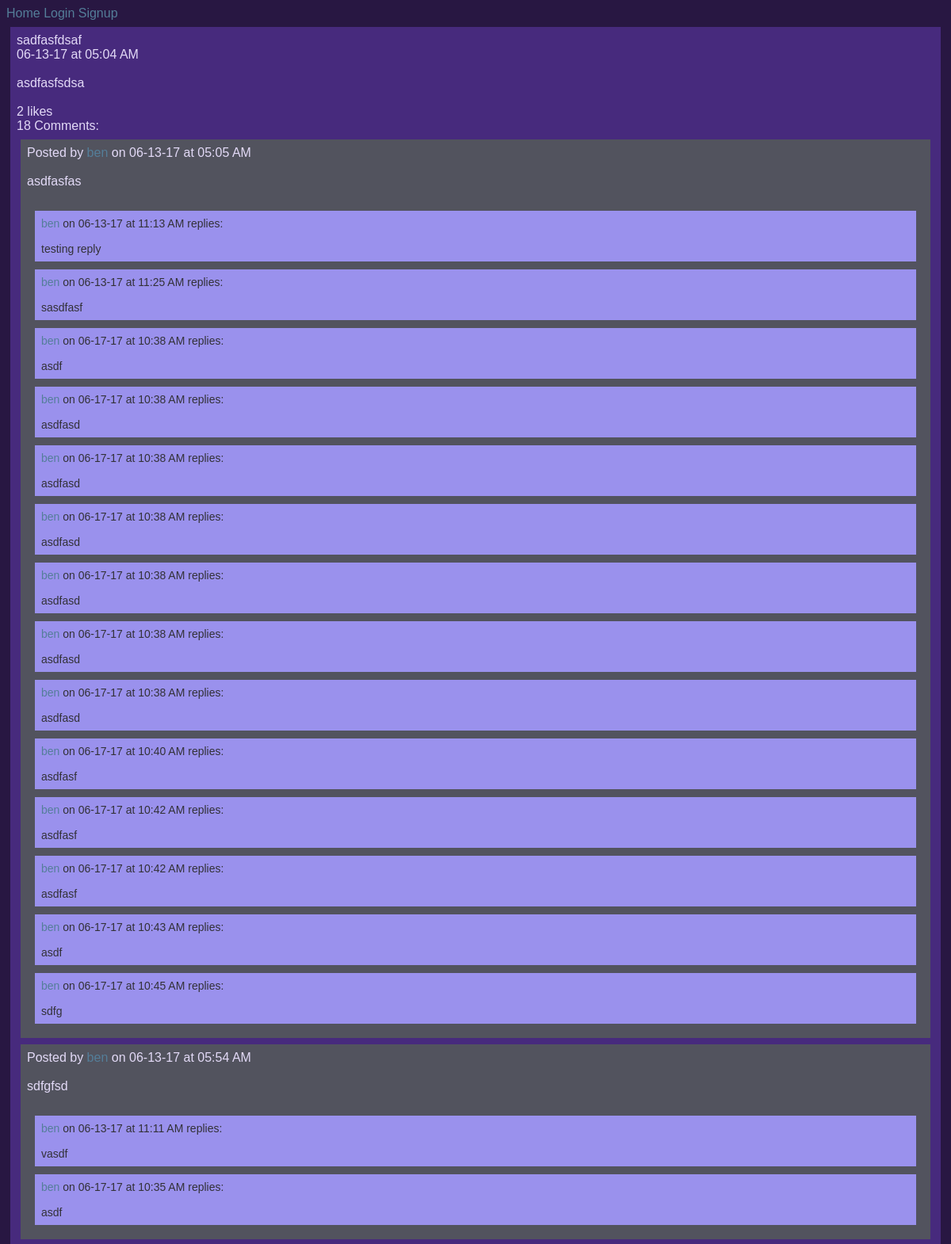
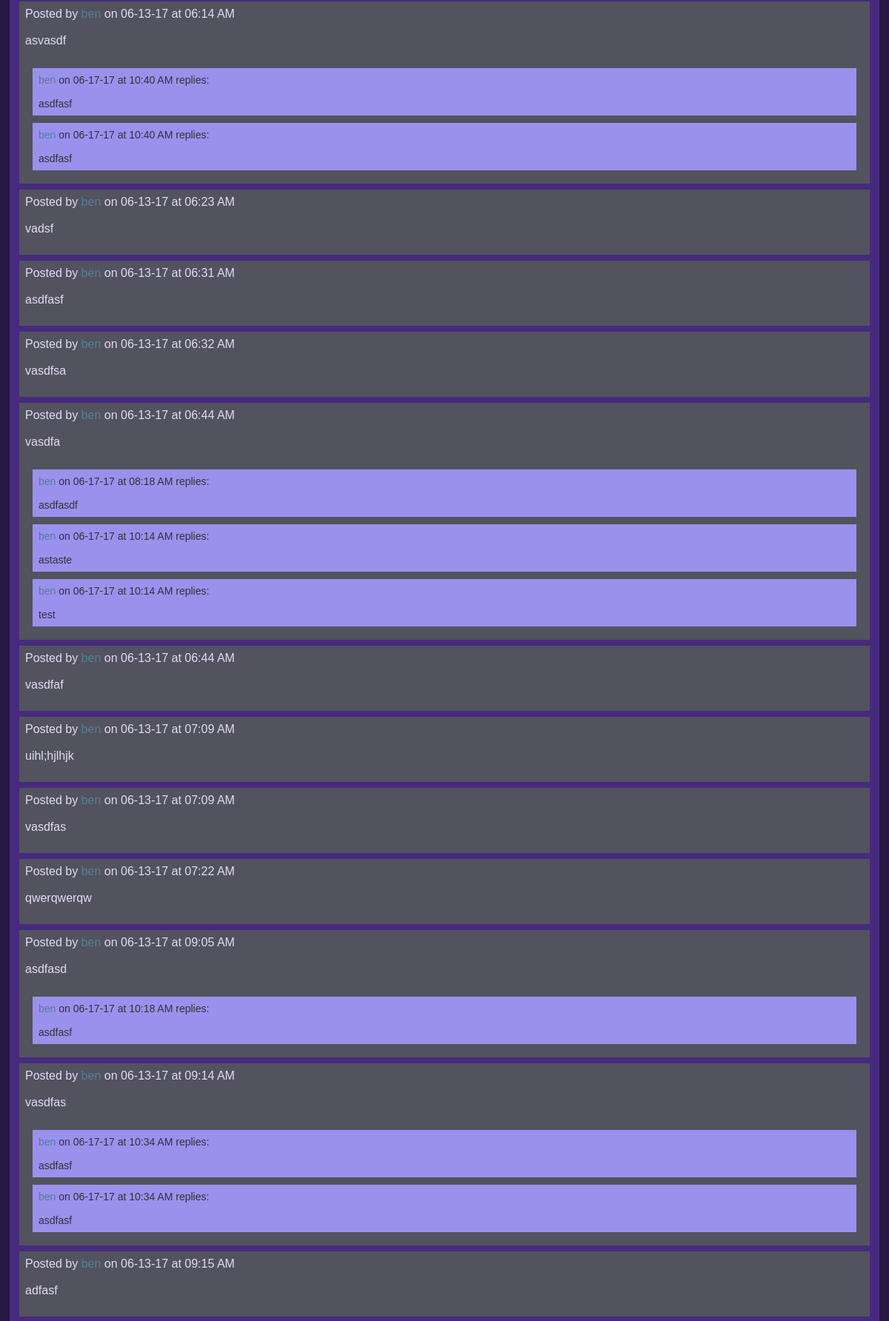
The app's page /ben/posts/29/ (upper part) with its own data (2 pictures, top to bottom).
### posts/models.py (models this page shows)
class Post(models.Model):
        title = models.CharField(max_length=100)
        pub_date = models.DateTimeField('date published', auto_now_add=True)
        body = models.TextField()
        user = models.ForeignKey(User, on_delete=models.CASCADE, null=True)
        def utc_to_local(self, utc_datetime):
	        return utc_datetime.astimezone(tz=None)
        def __str__(self):
	        date = self.utc_to_local(self.pub_date).strftime('%m-%d-%y')
	        time = self.utc_to_local(self.pub_date).strftime('%I:%M %p')
	        return '%s at %s \n\n %s \n\n' % (date, time, self.body)

### comments/models.py (models this page shows)
class Comment(models.Model):
    body = models.TextField()
    pub_date = models.DateTimeField('date published', auto_now_add=True)
    post = models.ForeignKey(Post, on_delete=models.CASCADE)
    user = models.ForeignKey(User, on_delete=models.CASCADE)
    def utc_to_local(self, utc_datetime):
        return utc_datetime.astimezone(tz=None)
    def __str__(self):
        date = self.utc_to_local(self.pub_date).strftime('%m-%d-%y')
        time = self.utc_to_local(self.pub_date).strftime('%I:%M %p')
        return '%s at %s \n\n %s \n\n' % (date, time, self.body)

class Reply(models.Model):
    body = models.TextField()
    pub_date = models.DateTimeField('date published', auto_now_add=True)
    comment = models.ForeignKey(Comment, on_delete=models.CASCADE)
    user = models.ForeignKey(User, on_delete=models.CASCADE)
    def utc_to_local(self, utc_datetime):
        return utc_datetime.astimezone(tz=None)
    def __str__(self):
        date = self.utc_to_local(self.pub_date).strftime('%m-%d-%y')
        time = self.utc_to_local(self.pub_date).strftime('%I:%M %p')
        return '%s at %s replies: \n\n %s \n' % (date, time, self.body)

### posts/views.py (the view)
# urls.py: url(r'^(?P<post_number>\d+)/$', views.displayPost, name='display-post'),
def displayPost(request, username, post_number):
    post = Post.objects.get(user=User.objects.get(username=username), id=post_number)
    comments = Comment.objects.filter(post=post)
    if request.method == "POST":
        comment_text = request.POST.get('the_comment')
        comment = Comment(body=comment_text, post=post, user=request.user)
        comment.save()
        user = request.user.username
        num_comments = post.comment_set.count()
        response_data = {
        'comment': str(comment),
        'comment_id': comment.id,
        'user':user,
        'comment_count': num_comments
        }
        return JsonResponse(response_data)
    else:
        comment_form = CommentForm()
        reply_form = ReplyForm()
    num_comments = post.comment_set.count()
    context = {
        'post': post,
        'comments':comments,
        'num_comments':num_comments,
        'comment_form': comment_form,
        'reply_form': reply_form # not initially in template. generated via ajax call if user clicks on reply link.
    }
    return render(request, 'posts/single_post.html', context)

### posts/templatetags/likes_features.py (called while the page is built)
@register.simple_tag
def like_text(count):
	if count == 1:
		return str(count) + " like"
	else:
		return str(count) + " likes"

@register.simple_tag
def comment_text(count):
	if count == 1:
		return str(count) + " Comment"
	else:
		return str(count) + " Comments"

### posts/templates/posts/single_post.html (shortened to what this page needs)
{% extends 'Blog/base.html' %}
{% load likes_features %}
{% block content %}
<div class="post">
{{ post.title|linebreaksbr }}<br>
{{ post|linebreaksbr }}
<span class="likes" id="like-{{ post.id }}">
{% like_text post.like_set.count %}
</span>
	<div id="comment-section">
	<span id="comment-count">{% comment_text post.comment_set.count %}:</span><br>
	{% for comment in comments %}
		<div class="comment">
		Posted by <a href="{% url 'posts:index' comment.user %}">{{ comment.user }}</a> on
		{{ comment|linebreaksbr }}
			<div id="reply-section">
				<div id="reply-append-{{ comment.id }}">
					{% for reply in comment.reply_set.all %}
					<div class='reply'>
							<a href="{% url 'posts:index' reply.user %}">{{ reply.user }}</a> on
						{{ reply|linebreaksbr }}
					</div>
					{% endfor %}
				</div>
				</div>
			</div>
	{% endfor %}
	</div>
</div>
{% endblock content %}

### static/Blog/site.css (style rules this page uses)
a:link { text-decoration: none; color: #547E99; }
body { color: #E3DAF7; background-color: #281742; font-family: Arial, Georgia, serif; }
.post { background-color: #472A7D; padding: 8px; margin: 8px 5px; }
.comment { background-color: #52535E; padding: 8px; margin: 8px 5px; }
.reply { color: #323137; font-size: 14px; background-color: #9A91ED; padding: 8px; margin: 10px; }

### records on screen
Post: title "sadfasfdsaf", pub_date+body "06-13-17 at 05:04 AM asdfasfsdsa", id "2 likes", id "18 Comments"
Comment: user "ben", pub_date+body "06-13-17 at 05:05 AM asdfasfas"
Reply: user "ben", pub_date+body "06-13-17 at 11:13 AM replies: testing reply"
Reply: user "ben", pub_date+body "06-13-17 at 11:25 AM replies: sasdfasf"
Reply: user "ben", pub_date+body "06-17-17 at 10:38 AM replies: asdf"
Reply: user "ben", pub_date+body "06-17-17 at 10:38 AM replies: asdfasd"
Reply: user "ben", pub_date+body "06-17-17 at 10:38 AM replies: asdfasd"
Reply: user "ben", pub_date+body "06-17-17 at 10:38 AM replies: asdfasd"
Reply: user "ben", pub_date+body "06-17-17 at 10:38 AM replies: asdfasd"
Reply: user "ben", pub_date+body "06-17-17 at 10:38 AM replies: asdfasd"
Reply: user "ben", pub_date+body "06-17-17 at 10:38 AM replies: asdfasd"
Reply: user "ben", pub_date+body "06-17-17 at 10:40 AM replies: asdfasf"
Reply: user "ben", pub_date+body "06-17-17 at 10:42 AM replies: asdfasf"
Reply: user "ben", pub_date+body "06-17-17 at 10:42 AM replies: asdfasf"
Reply: user "ben", pub_date+body "06-17-17 at 10:43 AM replies: asdf"
Reply: user "ben", pub_date+body "06-17-17 at 10:45 AM replies: sdfg"
Comment: user "ben", pub_date+body "06-13-17 at 05:54 AM sdfgfsd"
Reply: user "ben", pub_date+body "06-13-17 at 11:11 AM replies: vasdf"
Reply: user "ben", pub_date+body "06-17-17 at 10:35 AM replies: asdf"
Comment: user "ben", pub_date+body "06-13-17 at 06:14 AM asvasdf"
Reply: user "ben", pub_date+body "06-17-17 at 10:40 AM replies: asdfasf"
Reply: user "ben", pub_date+body "06-17-17 at 10:40 AM replies: asdfasf"
Comment: user "ben", pub_date+body "06-13-17 at 06:23 AM vadsf"
Comment: user "ben", pub_date+body "06-13-17 at 06:31 AM asdfasf"
Comment: user "ben", pub_date+body "06-13-17 at 06:32 AM vasdfsa"
Comment: user "ben", pub_date+body "06-13-17 at 06:44 AM vasdfa"
Reply: user "ben", pub_date+body "06-17-17 at 08:18 AM replies: asdfasdf"
Reply: user "ben", pub_date+body "06-17-17 at 10:14 AM replies: astaste"
Reply: user "ben", pub_date+body "06-17-17 at 10:14 AM replies: test"
Comment: user "ben", pub_date+body "06-13-17 at 06:44 AM vasdfaf"
Comment: user "ben", pub_date+body "06-13-17 at 07:09 AM uihl;hjlhjk"
Comment: user "ben", pub_date+body "06-13-17 at 07:09 AM vasdfas"
Comment: user "ben", pub_date+body "06-13-17 at 07:22 AM qwerqwerqw"
Comment: user "ben", pub_date+body "06-13-17 at 09:05 AM asdfasd"
Reply: user "ben", pub_date+body "06-17-17 at 10:18 AM replies: asdfasf"
Comment: user "ben", pub_date+body "06-13-17 at 09:14 AM vasdfas"
Reply: user "ben", pub_date+body "06-17-17 at 10:34 AM replies: asdfasf"
Reply: user "ben", pub_date+body "06-17-17 at 10:34 AM replies: asdfasf"
Comment: user "ben", pub_date+body "06-13-17 at 09:15 AM adfasf"
